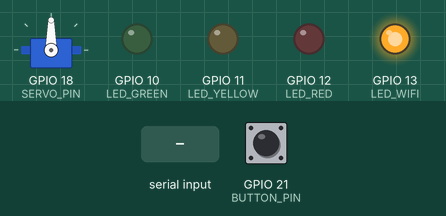
This sketch was run on a simulated ESP32-S3. Shown: servo, output pins drawn as LEDs (lit = HIGH). Dashed ring = blinking. Inputs (shaded band) come from the test bench; at power-on: GPIO 21 (BUTTON_PIN) HIGH. WiFi joins after 1.5 s; servers stay silent unless stated; what the sketch prints to the serial monitor is not drawn.

Above: at 4.0 s.
4.1 s: "red\n" received over Serial
At 4.2 s:
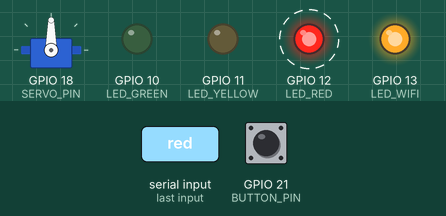
7.1 s: GPIO 21 (BUTTON_PIN) pulled LOW for 1 s
At 9.2 s:
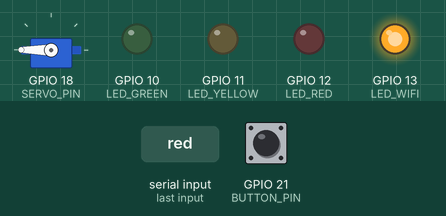
9.8 s: "yellow\n" received over Serial
At 9.92 s:
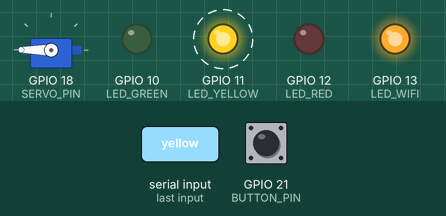
12.8 s: "green\n" received over Serial
At 12.93 s:
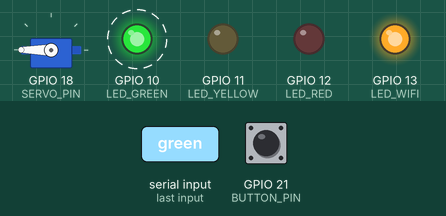
15.8 s: "red\n" received over Serial
At 15.94 s:
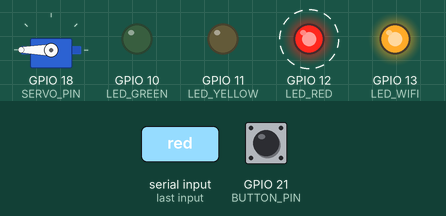
18.8 s: GPIO 21 (BUTTON_PIN) pulled LOW for 0.15 s
At 19.8 s:
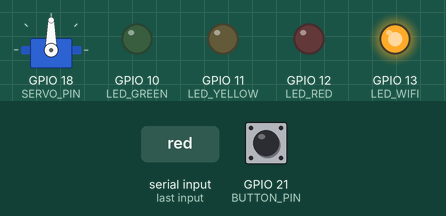
Timing chart, 0 to 21.6 s (numbered marks = the images above; inputs shaded):
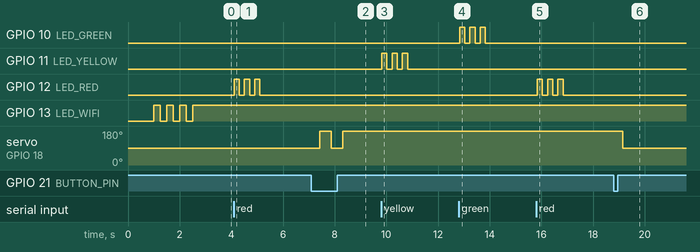

The sketch:

TestFlash.ino
```cpp
#include <DHT.h>
#include <ESP32Servo.h>
#include <WiFi.h>

// WiFi Credentials
const char* ssid = "YOUR_WIFI_SSID";
const char* password = "YOUR_WIFI_PASSWORD";

// Button Pin
#define BUTTON_PIN 21

// Servo Pin
#define SERVO_PIN 18

// Rain Sensor Pins
#define RAIN_AO 36    //Analog Pin
#define RAIN_DIGITAL 37  //Digital Pin

// LED Pins
#define LED_RED 12
#define LED_YELLOW 11
#define LED_GREEN 10
#define LED_WIFI 13  // Change this to your WiFi LED pin
bool state = false; // false = 90°, true = 180°
bool raining = false;
Servo sg90;

void blinkLED(int pin, int times) {
  for(int i = 0; i < times; i++) {
    digitalWrite(pin, HIGH);
    delay(200);
    digitalWrite(pin, LOW);
    delay(200);
  }
}

void setup() {
  Serial.begin(115200);
  delay(1000); // give time for Serial to connect

  Serial.println("Starting Setup");

  sg90.setPeriodHertz(50);           // SG90 runs at 50Hz
  sg90.attach(SERVO_PIN, 500, 2400); // SG90 pulse range: 500–2400µs
  sg90.write(90); // start at 90

  pinMode(BUTTON_PIN, INPUT_PULLUP);
  pinMode(RAIN_DIGITAL, INPUT);
  pinMode(LED_RED, OUTPUT);
  pinMode(LED_YELLOW, OUTPUT);
  pinMode(LED_GREEN, OUTPUT);
  pinMode(LED_WIFI, OUTPUT);

  // Connect to WiFi
  Serial.println("Connecting to WiFi...");
  WiFi.begin(ssid, password);

  // Blink LED while connecting
  while (WiFi.status() != WL_CONNECTED) {
    digitalWrite(LED_WIFI, HIGH);
    delay(250);
    digitalWrite(LED_WIFI, LOW);
    delay(250);
    Serial.print(".");
  }

  // Keep LED on when connected
  digitalWrite(LED_WIFI, HIGH);
  Serial.println("");
  Serial.println("WiFi connected!");
  Serial.print("IP address: ");
  Serial.println(WiFi.localIP());

  delay(300);

  Serial.println("Setup Complete!");
}

void loop() {

  if (digitalRead(BUTTON_PIN) == LOW) {  // LOW = pressed
    Serial.println("Button Pressed!");
    delay(300);
    if(state){
        sg90.write(90);
        state = false;
        delay(100);
    } else {
        sg90.write(180);
        state = true;
        delay(100);
    }
  }

  // Testing Serial
  if (Serial.available()) {           // check if data is waiting
    String msg = Serial.readStringUntil('\n');  // read until Enter key
    msg.trim();                       // remove extra spaces/newlines

    if(msg == "rain_start"){
        raining = true;
        Serial.println("Rain sensor started");
    } else if(msg == "rain_stop"){
        raining = false;
        Serial.println("Rain sensor stopped");
    } else if(msg == "red"){
        Serial.println("Blinking RED");
        blinkLED(LED_RED, 3);
    } else if(msg == "yellow"){
        Serial.println("Blinking YELLOW");
        blinkLED(LED_YELLOW, 3);
    } else if(msg == "green"){
        Serial.println("Blinking GREEN");
        blinkLED(LED_GREEN, 3);
    } else {
        Serial.print("You sent: ");
        Serial.println(msg);
    }
  }

  // Check rain sensor continuously when active
  if(raining) {
    delay(100);
    int analog = analogRead(RAIN_AO);
    int digital = digitalRead(RAIN_DIGITAL);
    Serial.print("Rain level (Pin 36): ");
    Serial.print(analog);  // 0 = very wet, 4095 = dry
    Serial.print(" | Digital (Pin 37): ");
    Serial.println(digital); // 0 = wet, 1 = dry
  }

  // Monitor WiFi connection - turn off LED if disconnected
  if(WiFi.status() != WL_CONNECTED) {
    digitalWrite(LED_WIFI, LOW);
  } else {
    digitalWrite(LED_WIFI, HIGH);
  }

  delay(50);  // Prevent watchdog timeout
}
```

Measured:
- after the input at 4.1 s, GPIO 12 (LED_RED): alternates HIGH for 0.20 s and LOW for 0.20 s, 6 changes in all, then stays LOW, starting at once
- after the input at 7.1 s, servo on GPIO 18 (SERVO_PIN): 90° → 180° after 0.32 s, → 90° 0.45 s later, → 180° 0.45 s later
- after the input at 9.8 s, GPIO 11 (LED_YELLOW): alternates HIGH for 0.20 s and LOW for 0.20 s, 6 changes in all, then stays LOW, starting at once
- after the input at 12.8 s, GPIO 10 (LED_GREEN): alternates HIGH for 0.20 s and LOW for 0.20 s, 6 changes in all, then stays LOW, starting at once
- after the input at 15.8 s, GPIO 12 (LED_RED): alternates HIGH for 0.20 s and LOW for 0.20 s, 6 changes in all, then stays LOW, starting at once
- after the input at 18.8 s, servo on GPIO 18 (SERVO_PIN): 180° → 90° after 0.35 s
